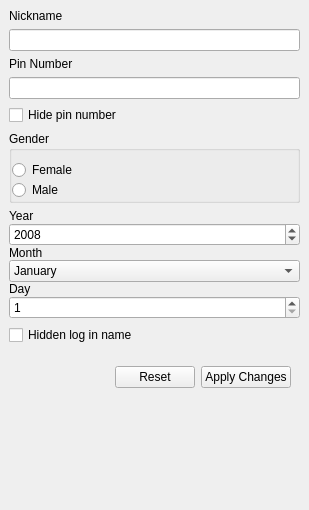
<?xml version="1.0" encoding="UTF-8"?>
<ui version="4.0">
 <class>profileDockWidget</class>
 <widget class="QDockWidget" name="profileDockWidget">
  <property name="geometry">
   <rect>
    <x>0</x>
    <y>0</y>
    <width>309</width>
    <height>510</height>
   </rect>
  </property>
  <property name="windowTitle">
   <string>Profile Settings</string>
  </property>
  <widget class="QWidget" name="dockWidgetContents">
   <layout class="QVBoxLayout" name="verticalLayout">
    <item>
     <widget class="QLabel" name="label_2">
      <property name="text">
       <string>Nickname</string>
      </property>
     </widget>
    </item>
    <item>
     <widget class="QLineEdit" name="lineEdit_2"/>
    </item>
    <item>
     <widget class="QLabel" name="label">
      <property name="text">
       <string>Pin Number</string>
      </property>
     </widget>
    </item>
    <item>
     <widget class="QLineEdit" name="lineEdit"/>
    </item>
    <item>
     <widget class="QCheckBox" name="checkBox">
      <property name="text">
       <string>Hide pin number</string>
      </property>
     </widget>
    </item>
    <item>
     <widget class="QGroupBox" name="groupBox">
      <property name="title">
       <string>Gender</string>
      </property>
      <layout class="QVBoxLayout" name="verticalLayout_4">
       <property name="spacing">
        <number>0</number>
       </property>
       <property name="leftMargin">
        <number>0</number>
       </property>
       <property name="topMargin">
        <number>9</number>
       </property>
       <property name="rightMargin">
        <number>0</number>
       </property>
       <property name="bottomMargin">
        <number>0</number>
       </property>
       <item>
        <widget class="QRadioButton" name="radioButton">
         <property name="text">
          <string>Female</string>
         </property>
        </widget>
       </item>
       <item>
        <widget class="QRadioButton" name="radioButton_2">
         <property name="text">
          <string>Male</string>
         </property>
        </widget>
       </item>
      </layout>
     </widget>
    </item>
    <item>
     <widget class="QWidget" name="widget_2" native="true">
      <layout class="QVBoxLayout" name="verticalLayout_3">
       <property name="spacing">
        <number>0</number>
       </property>
       <property name="margin">
        <number>0</number>
       </property>
       <item>
        <widget class="QLabel" name="label_5">
         <property name="text">
          <string>Year</string>
         </property>
        </widget>
       </item>
       <item>
        <widget class="QSpinBox" name="spinBox">
         <property name="minimum">
          <number>1900</number>
         </property>
         <property name="maximum">
          <number>2100</number>
         </property>
         <property name="value">
          <number>2008</number>
         </property>
        </widget>
       </item>
       <item>
        <widget class="QLabel" name="label_4">
         <property name="text">
          <string>Month</string>
         </property>
        </widget>
       </item>
       <item>
        <widget class="QComboBox" name="comboBox_2">
         <item>
          <property name="text">
           <string>January</string>
          </property>
         </item>
         <item>
          <property name="text">
           <string>Feburary</string>
          </property>
         </item>
         <item>
          <property name="text">
           <string>March</string>
          </property>
         </item>
         <item>
          <property name="text">
           <string>April</string>
          </property>
         </item>
         <item>
          <property name="text">
           <string>May</string>
          </property>
         </item>
         <item>
          <property name="text">
           <string>June</string>
          </property>
         </item>
         <item>
          <property name="text">
           <string>July</string>
          </property>
         </item>
         <item>
          <property name="text">
           <string>August</string>
          </property>
         </item>
         <item>
          <property name="text">
           <string>September</string>
          </property>
         </item>
         <item>
          <property name="text">
           <string>October</string>
          </property>
         </item>
         <item>
          <property name="text">
           <string>November</string>
          </property>
         </item>
         <item>
          <property name="text">
           <string>December</string>
          </property>
         </item>
        </widget>
       </item>
       <item>
        <widget class="QLabel" name="label_3">
         <property name="text">
          <string>Day</string>
         </property>
        </widget>
       </item>
       <item>
        <widget class="QSpinBox" name="spinBox_2">
         <property name="minimum">
          <number>1</number>
         </property>
         <property name="maximum">
          <number>31</number>
         </property>
        </widget>
       </item>
      </layout>
     </widget>
    </item>
    <item>
     <widget class="QCheckBox" name="checkBox_2">
      <property name="text">
       <string>Hidden log in name</string>
      </property>
     </widget>
    </item>
    <item>
     <widget class="QWidget" name="widget_3" native="true">
      <layout class="QVBoxLayout" name="verticalLayout_2">
       <property name="spacing">
        <number>0</number>
       </property>
       <property name="margin">
        <number>0</number>
       </property>
      </layout>
     </widget>
    </item>
    <item>
     <widget class="QWidget" name="widget" native="true">
      <layout class="QHBoxLayout" name="horizontalLayout">
       <item>
        <spacer name="horizontalSpacer">
         <property name="orientation">
          <enum>Qt::Horizontal</enum>
         </property>
         <property name="sizeHint" stdset="0">
          <size>
           <width>40</width>
           <height>20</height>
          </size>
         </property>
        </spacer>
       </item>
       <item>
        <widget class="QPushButton" name="pushButton_2">
         <property name="text">
          <string>Reset</string>
         </property>
        </widget>
       </item>
       <item>
        <widget class="QPushButton" name="pushButton">
         <property name="text">
          <string>Apply Changes</string>
         </property>
        </widget>
       </item>
      </layout>
     </widget>
    </item>
    <item>
     <spacer name="verticalSpacer">
      <property name="orientation">
       <enum>Qt::Vertical</enum>
      </property>
      <property name="sizeHint" stdset="0">
       <size>
        <width>20</width>
        <height>40</height>
       </size>
      </property>
     </spacer>
    </item>
   </layout>
  </widget>
 </widget>
 <resources/>
 <connections/>
</ui>
